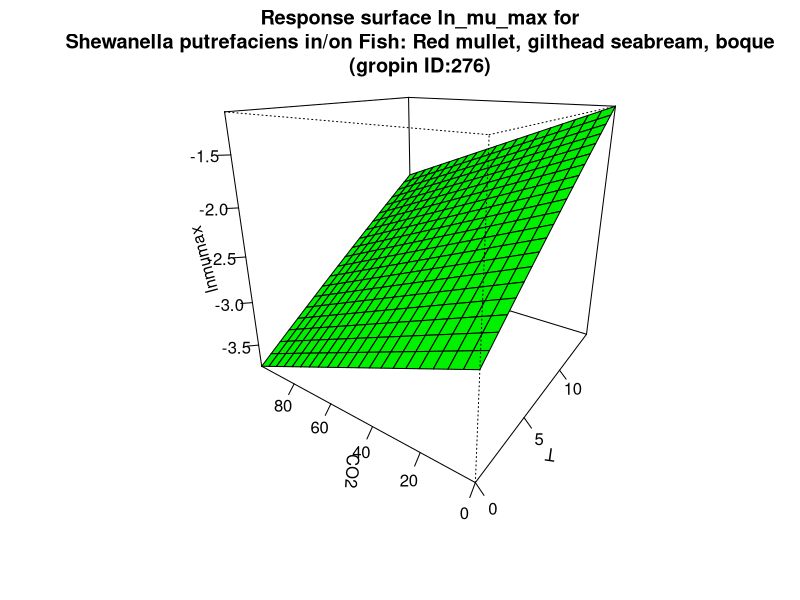

The R source for this figure:
#############################
# start of Parameter script
#############################
T <- seq(0,14.985014985015,length.out=21)
CO2 <- seq(0,99.9000999000999,length.out=21)
#############################
# end of Parameter script
#############################
############################# 
# start of Model script Gropin ID 276 
#############################
 
# constant coefficients for this model
mref <- 0.065
dco2 <- 0.0103
Ea <- 70.3
 
variables <- data.frame(T,CO2)
argumentsPar <- unique.data.frame(expand.grid(variables))
 
# heart of the model
response_surface <- function(T,CO2) {
   mumax <-(log(mref)-(dco2*CO2)+(Ea/0.00831)*((1/273)-(1/(T+273))))

	return(mumax=mumax)
} 

# output parameters
responseSurface <- cbind(argumentsPar,response_surface(argumentsPar['T'],argumentsPar['CO2']))
colnames(responseSurface) <- c(colnames(argumentsPar),'lnmumax')
#############################
# End of Model script
#############################
############################# 
# start of Visualisation script Gropin ID 276 
#############################
titleText <-'Response surface ln_mu_max for
Shewanella putrefaciens in/on Fish: Red mullet, gilthead seabream, boque
(gropin ID:276)'
persp(T,CO2,matrix(unlist(responseSurface$'lnmumax'),nrow=21),col = 'green',xlab='T',ylab='CO2',zlab='lnmumax',main=titleText,theta=305,phi=20,shade=0.25,ticktype = 'detailed')
#############################
# End of Visualisation script
#############################
